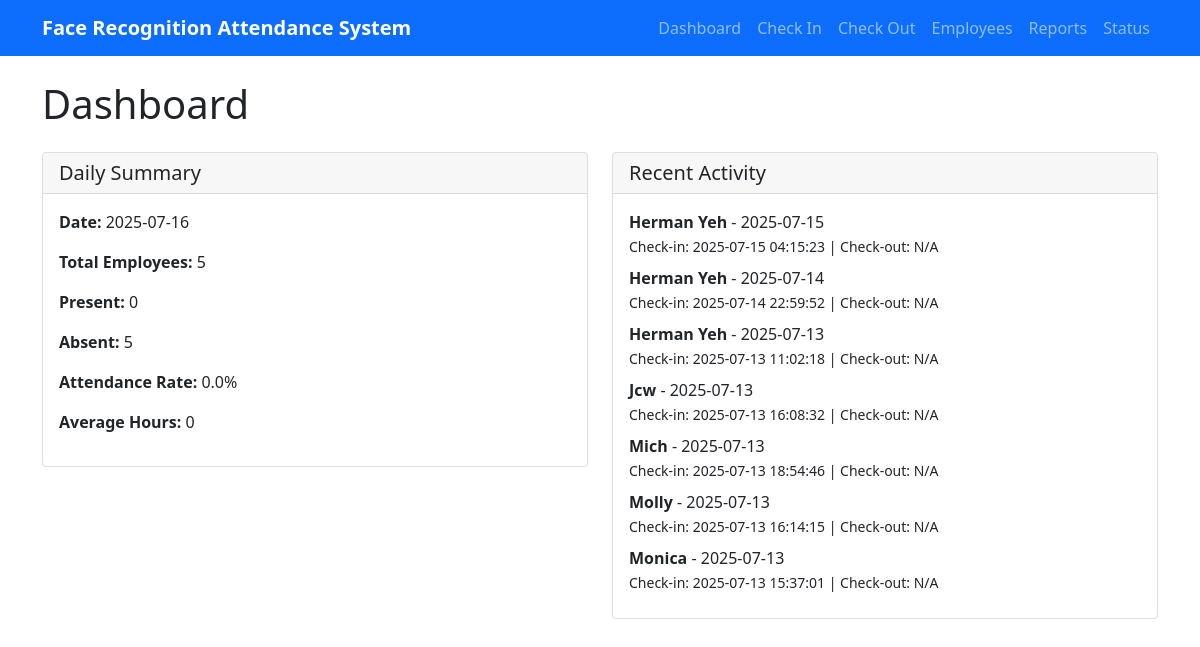
Page /dashboard on the earlier database version.
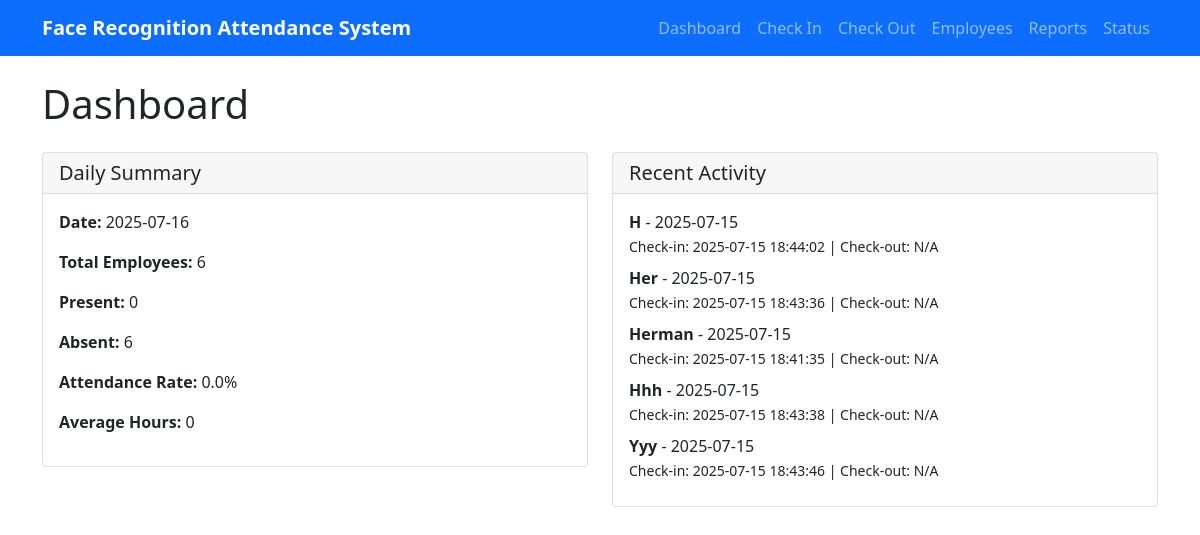
Same page on the later database version.
### tables this page shows
CREATE TABLE attendance (
                    id INTEGER PRIMARY KEY AUTOINCREMENT,
                    name TEXT NOT NULL,
                    date TEXT NOT NULL,
                    check_in_time TEXT,
                    check_out_time TEXT,
                    total_hours REAL,
                    status TEXT DEFAULT 'present',
                    created_at TIMESTAMP DEFAULT CURRENT_TIMESTAMP
                );

### attendance_web_server.py (the view)
@app.route('/dashboard')
def dashboard():
    db = get_db()
    summary = db.get_daily_summary()
    recent_records = db.get_attendance_report()[:10]
    employees = db.get_employees()
    return render_template('dashboard.html',
                         summary=summary,
                         recent_records=recent_records,
                         employees=employees)

### attendance_database.py (called while the page is built)
    def get_employees(self) -> List[Dict]:
        if self.conn is None or self.cursor is None:
            print("Database not initialized")
            return []
        try:
            self.cursor.execute('''
                SELECT id, name, employee_id, department, position
                FROM employees
                WHERE is_active = 1
                ORDER BY name
            ''')
            employees = []
            for row in self.cursor.fetchall():
                employees.append({
                    'id': row[0],
                    'name': row[1],
                    'employee_id': row[2],
                    'department': row[3],
                    'position': row[4]
                })
            return employees
        except Exception as e:
            print(f"Error getting employees: {e}")
            return []

### attendance_web_server.py (called while the page is built)
def get_db():
    global db
    if db is None:
        db = AttendanceDatabase()
    return db

### templates/dashboard.html (shortened to what this page needs)
{% extends "base.html" %}
{% block content %}
<h1 class="mb-4">Dashboard</h1>
<div class="row">
    <div class="col-md-6">
        <div class="card">
            <div class="card-header">
                <h5 class="card-title mb-0">Daily Summary</h5>
            </div>
            <div class="card-body">
                <p><strong>Date:</strong> {{ summary.date }}</p>
                <p><strong>Total Employees:</strong> {{ summary.total_employees }}</p>
                <p><strong>Present:</strong> {{ summary.present_employees }}</p>
                <p><strong>Absent:</strong> {{ summary.absent_employees }}</p>
                <p><strong>Attendance Rate:</strong> {{ "%.1f"|format(summary.attendance_rate) }}%</p>
                <p><strong>Average Hours:</strong> {{ summary.average_hours }}</p>
            </div>
        </div>
    </div>
    <div class="col-md-6">
        <div class="card">
            <div class="card-header">
                <h5 class="card-title mb-0">Recent Activity</h5>
            </div>
            <div class="card-body">
                {% if recent_records %}
                    {% for record in recent_records %}
                        <div class="mb-2">
                            <strong>{{ record.name }}</strong> - {{ record.date }}<br>
                            <small>Check-in: {{ record.check_in_time or 'N/A' }} |
                                   Check-out: {{ record.check_out_time or 'N/A' }}</small>
                        </div>
                    {% endfor %}
                {% else %}
                    <p>No recent activity</p>
                {% endif %}
            </div>
        </div>
    </div>
</div>
{% endblock %}

### templates/base.html (shortened to what this page needs)
<!DOCTYPE html>
<html lang="en">
<head>
    <link href="https://cdn.jsdelivr.net/npm/bootstrap@5.1.3/dist/css/bootstrap.min.css" rel="stylesheet">
</head>
<body>
    <nav class="navbar navbar-expand-lg navbar-dark bg-primary">
        <div class="container">
            <a class="navbar-brand" href="/">Face Recognition Attendance System</a>
            <div class="navbar-nav">
                <a class="nav-link" href="/dashboard">Dashboard</a>
                <a class="nav-link" href="/check_in">Check In</a>
                <a class="nav-link" href="/check_out">Check Out</a>
                <a class="nav-link" href="/employees">Employees</a>
                <a class="nav-link" href="/reports">Reports</a>
                <a class="nav-link" href="/status">Status</a>
            </div>
        </div>
    </nav>
    <div class="container mt-4">
        {% block content %}{% endblock %}
    </div>
</body>
</html>

### templates/base.html (style rules this page uses)
.navbar-brand { font-weight: bold; }
.card { margin-bottom: 20px; }

Differences in the rows shown:
removed attendance: name "Herman Yeh", date "2025-07-15", check_in_time "2025-07-15 04:15:23", check_out_time "N/A"
removed attendance: name "Herman Yeh", date "2025-07-14", check_in_time "2025-07-14 22:59:52", check_out_time "N/A"
removed attendance: name "Jcw", date "2025-07-13", check_in_time "2025-07-13 16:08:32", check_out_time "N/A"
removed attendance: name "Mich", date "2025-07-13", check_in_time "2025-07-13 18:54:46", check_out_time "N/A"
removed attendance: name "Molly", date "2025-07-13", check_in_time "2025-07-13 16:14:15", check_out_time "N/A"
removed attendance: name "Monica", date "2025-07-13", check_in_time "2025-07-13 15:37:01", check_out_time "N/A"
added attendance: name "H", date "2025-07-15", check_in_time "2025-07-15 18:44:02", check_out_time "N/A"
added attendance: name "Her", date "2025-07-15", check_in_time "2025-07-15 18:43:36", check_out_time "N/A"
changed attendance: name "Herman Yeh" → "Herman"; date "2025-07-13" → "2025-07-15"; check_in_time "2025-07-13 11:02:18" → "2025-07-15 18:41:35"
added attendance: name "Hhh", date "2025-07-15", check_in_time "2025-07-15 18:43:38", check_out_time "N/A"
added attendance: name "Yyy", date "2025-07-15", check_in_time "2025-07-15 18:43:46", check_out_time "N/A"
Other differences:
{{ summary.total_employees }}: "5" → "6"
{{ summary.absent_employees }}: "5" → "6"
